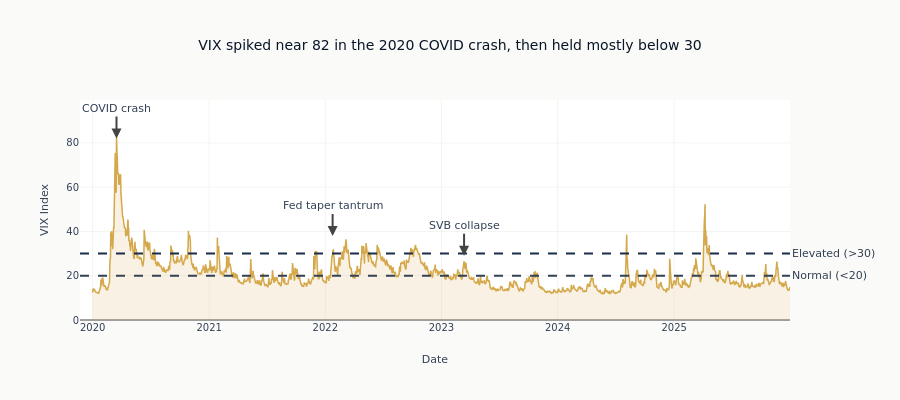

Notebook source saved alongside this figure:
### Code cell
# Whole figure in one cell so only the finished chart renders (the hline calls below
# return the figure and would otherwise auto-display a title-less intermediate). The
# right margin leaves room for the regime-threshold labels so they are not clipped.
vix_recent = vix.filter(pl.col(date_col) >= pl.lit("2020-01-01").str.to_date())
vix_pd = vix_recent.to_pandas()

fig = go.Figure()
fig.add_trace(
    go.Scatter(
        x=vix_pd[date_col],
        y=vix_pd["vixcls"],
        mode="lines",
        name="VIX",
        line=dict(color=COLORS["amber"], width=1.5),
        fill="tozeroy",
        fillcolor="rgba(212, 168, 75, 0.15)",  # translucent COLORS["amber"]
    )
)
# Regime thresholds
fig.add_hline(
    y=20,
    line_dash="dash",
    line_color=COLORS["neutral"],
    annotation_text="Normal (<20)",
    annotation_position="right",
)
fig.add_hline(
    y=30,
    line_dash="dash",
    line_color=COLORS["slate"],
    annotation_text="Elevated (>30)",
    annotation_position="right",
)
for date, label, y_pos in [
    ("2020-03-16", "COVID crash", 82),
    ("2022-01-24", "Fed taper tantrum", 38),
    ("2023-03-13", "SVB collapse", 29),
]:
    fig.add_annotation(x=date, y=y_pos, text=label, showarrow=True, arrowhead=2, ax=0, ay=-30)
fig.update_layout(
    title="VIX spiked near 82 in the 2020 COVID crash, then held mostly below 30",
    xaxis_title="Date",
    yaxis_title="VIX Index",
    height=400,
    showlegend=False,
    margin=dict(r=110),
)
fig.show()

print("\nRegime thresholds:")
print("  VIX < 15: Low volatility (risk-on)")
print("  VIX 15-20: Normal")
print("  VIX 20-30: Elevated")
print("  VIX > 30: High volatility (risk-off)")

### Figure 1 — Plotly figure (JSON) as saved in the notebook; plotly's stock layout.template omitted (floating-point values rounded to 4 significant figures; data arrays with more than 128 entries replaced by an {"elided": "..."} marker saying what was removed)
{"data": [{"fill": "tozeroy", "fillcolor": "rgba(212, 168, 75, 0.15)", "line": {"color": "#D4A84B", "width": 1.5}, "mode": "lines", "name": "VIX", "type": "scatter", "x": {"elided": "2192 str values"}, "y": {"elided": "2192 float values"}}], "layout": {"annotations": [{"showarrow": false, "text": "Normal (<20)", "x": 1, "xanchor": "left", "xref": "x domain", "y": 20, "yanchor": "middle", "yref": "y"}, {"showarrow": false, "text": "Elevated (>30)", "x": 1, "xanchor": "left", "xref": "x domain", "y": 30, "yanchor": "middle", "yref": "y"}, {"arrowhead": 2, "ax": 0, "ay": -30, "showarrow": true, "text": "COVID crash", "x": "2020-03-16", "y": 82}, {"arrowhead": 2, "ax": 0, "ay": -30, "showarrow": true, "text": "Fed taper tantrum", "x": "2022-01-24", "y": 38}, {"arrowhead": 2, "ax": 0, "ay": -30, "showarrow": true, "text": "SVB collapse", "x": "2023-03-13", "y": 29}], "height": 400, "margin": {"r": 110}, "shapes": [{"line": {"color": "#334155", "dash": "dash"}, "type": "line", "x0": 0, "x1": 1, "xref": "x domain", "y0": 20, "y1": 20, "yref": "y"}, {"line": {"color": "#1a2d4a", "dash": "dash"}, "type": "line", "x0": 0, "x1": 1, "xref": "x domain", "y0": 30, "y1": 30, "yref": "y"}], "showlegend": false, "title": {"text": "VIX spiked near 82 in the 2020 COVID crash, then held mostly below 30"}, "xaxis": {"title": {"text": "Date"}}, "yaxis": {"title": {"text": "VIX Index"}}}}
